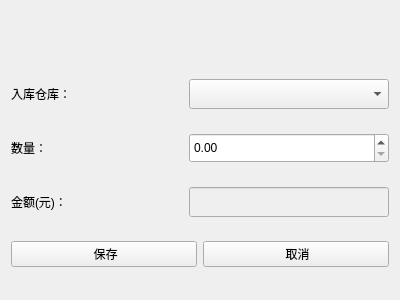
<?xml version="1.0" encoding="UTF-8"?>
<ui version="4.0">
 <class>SubRetPosition</class>
 <widget class="QWidget" name="SubRetPosition">
  <property name="geometry">
   <rect>
    <x>0</x>
    <y>0</y>
    <width>400</width>
    <height>300</height>
   </rect>
  </property>
  <property name="windowTitle">
   <string>Form</string>
  </property>
  <layout class="QVBoxLayout" name="verticalLayout">
   <item>
    <spacer name="horizontalSpacer_2">
     <property name="orientation">
      <enum>Qt::Horizontal</enum>
     </property>
     <property name="sizeHint" stdset="0">
      <size>
       <width>40</width>
       <height>25</height>
      </size>
     </property>
    </spacer>
   </item>
   <item>
    <spacer name="horizontalSpacer">
     <property name="orientation">
      <enum>Qt::Horizontal</enum>
     </property>
     <property name="sizeHint" stdset="0">
      <size>
       <width>40</width>
       <height>25</height>
      </size>
     </property>
    </spacer>
   </item>
   <item>
    <layout class="QHBoxLayout" name="horizontalLayout">
     <item>
      <widget class="QLabel" name="label">
       <property name="text">
        <string>入库仓库：</string>
       </property>
      </widget>
     </item>
     <item>
      <widget class="QComboBox" name="comboBoxWareHouse">
       <property name="minimumSize">
        <size>
         <width>200</width>
         <height>30</height>
        </size>
       </property>
       <property name="maximumSize">
        <size>
         <width>200</width>
         <height>30</height>
        </size>
       </property>
      </widget>
     </item>
    </layout>
   </item>
   <item>
    <layout class="QHBoxLayout" name="horizontalLayout_2">
     <item>
      <widget class="QLabel" name="labelNumber">
       <property name="text">
        <string>数量：</string>
       </property>
      </widget>
     </item>
     <item>
      <widget class="QDoubleSpinBox" name="doubleSpinBoxNumber">
       <property name="minimumSize">
        <size>
         <width>200</width>
         <height>30</height>
        </size>
       </property>
       <property name="maximumSize">
        <size>
         <width>200</width>
         <height>30</height>
        </size>
       </property>
       <property name="maximum">
        <double>100000.000000000000000</double>
       </property>
      </widget>
     </item>
    </layout>
   </item>
   <item>
    <layout class="QHBoxLayout" name="horizontalLayout_3">
     <item>
      <widget class="QLabel" name="label_3">
       <property name="text">
        <string>金额(元)：</string>
       </property>
      </widget>
     </item>
     <item>
      <widget class="QLineEdit" name="lineEditTotalMoney">
       <property name="enabled">
        <bool>false</bool>
       </property>
       <property name="minimumSize">
        <size>
         <width>200</width>
         <height>30</height>
        </size>
       </property>
       <property name="maximumSize">
        <size>
         <width>200</width>
         <height>30</height>
        </size>
       </property>
       <property name="styleSheet">
        <string notr="true">color: rgb(0, 0, 0);</string>
       </property>
      </widget>
     </item>
    </layout>
   </item>
   <item>
    <layout class="QHBoxLayout" name="horizontalLayout_4">
     <item>
      <widget class="QPushButton" name="pushButtonSave">
       <property name="text">
        <string> 保存</string>
       </property>
       <property name="icon">
        <iconset resource="../../../res.qrc">
         <normaloff>:/image/image/确认.png</normaloff>:/image/image/确认.png</iconset>
       </property>
      </widget>
     </item>
     <item>
      <widget class="QPushButton" name="pushButtonCancel">
       <property name="text">
        <string> 取消</string>
       </property>
       <property name="icon">
        <iconset resource="../../../res.qrc">
         <normaloff>:/image/image/cancel.png</normaloff>:/image/image/cancel.png</iconset>
       </property>
      </widget>
     </item>
    </layout>
   </item>
  </layout>
 </widget>
 <resources>
  <include location="../../../res.qrc"/>
 </resources>
 <connections/>
</ui>
